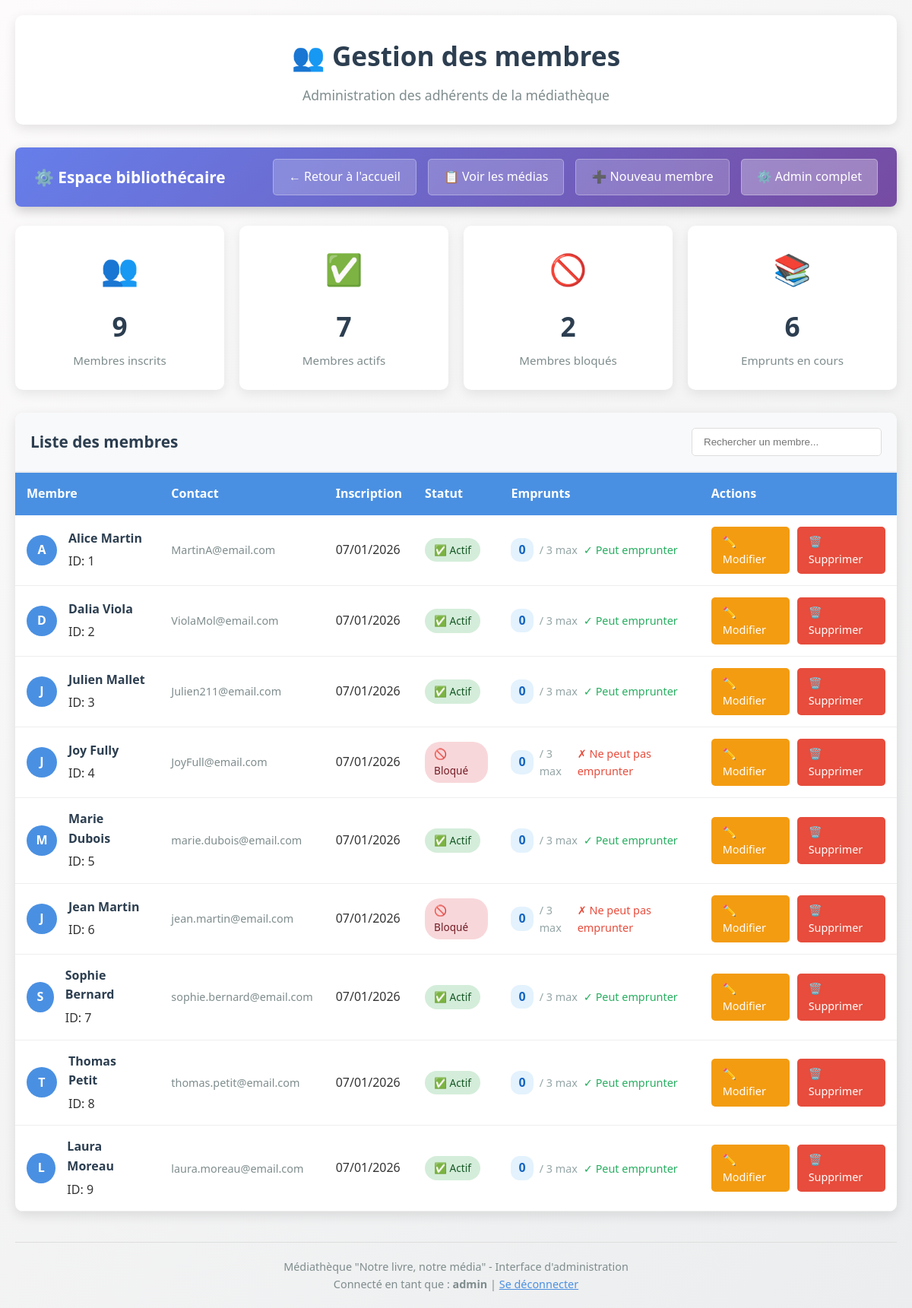
The page /bibliotheque/membres/ (signed in) on the database its author committed.
### bibliotheque/models.py (models this page shows, shortened)
class Membre(models.Model):
    nom = models.CharField(max_length=100, verbose_name="Nom complet")
    email = models.EmailField(unique=True, verbose_name="Adresse email")
    date_inscription = models.DateField(auto_now_add=True, verbose_name="Date d'inscription")
    bloque = models.BooleanField(default=False, verbose_name="Membre bloqué")
    class Meta:
        verbose_name = "Membre"
        verbose_name_plural = "Membres"
    def peut_emprunter(self):
        emprunts_actifs = self.emprunt_set.filter(date_retour__isnull=True)
        return not self.bloque and emprunts_actifs.count() < 3

### bibliotheque/views.py (the view)
# urls.py: path('membres/', views.liste_membres, name='liste_membres'),
@login_required
def liste_membres(request):
    if not request.user.is_staff:
        return redirect('liste_medias')
    membres = Membre.objects.all()
    total_membres = membres.count()
    membres_actifs = membres.filter(bloque=False).count()
    membres_bloques = membres.filter(bloque=True).count()
    emprunts_actifs = Emprunt.objects.filter(date_retour__isnull=True).count()
    return render(request, 'bibliotheque/liste_membres.html', {
        'membres': membres,
        'total_membres': total_membres,
        'membres_actifs': membres_actifs,
        'membres_bloques': membres_bloques,
        'emprunts_actifs': emprunts_actifs,
    })

### bibliotheque/templates/bibliotheque/liste_membres.html (shortened to what this page needs)
<!DOCTYPE html>
<html lang="fr">
<head>
</head>
<body>
    <div class="container">
        <header>
            <h1>👥 Gestion des membres</h1>
            <p class="subtitle">Administration des adhérents de la médiathèque</p>
        </header>
        <div class="admin-banner">
            <h2>⚙️ Espace bibliothécaire</h2>
            <div class="quick-actions">
                <a href="{% url 'accueil' %}" class="btn-action">← Retour à l'accueil</a>
                <a href="{% url 'liste_medias' %}" class="btn-action">📋 Voir les médias</a>
                <a href="/admin/bibliotheque/membre/add/" class="btn-action">➕ Nouveau membre</a>
                <a href="/admin/" class="btn-action" style="background: rgba(255, 255, 255, 0.3);">⚙️ Admin complet</a>
            </div>
        </div>
        <div class="stats-cards">
            <div class="stat-card">
                <div class="stat-icon">👥</div>
                <span class="stat-number">{{ total_membres|default:"0" }}</span>
                <span class="stat-label">Membres inscrits</span>
            </div>
            <div class="stat-card">
                <div class="stat-icon">✅</div>
                <span class="stat-number">{{ membres_actifs|default:"0" }}</span>
                <span class="stat-label">Membres actifs</span>
            </div>
            <div class="stat-card">
                <div class="stat-icon">🚫</div>
                <span class="stat-number">{{ membres_bloques|default:"0" }}</span>
                <span class="stat-label">Membres bloqués</span>
            </div>
            <div class="stat-card">
                <div class="stat-icon">📚</div>
                <span class="stat-number">{{ emprunts_actifs|default:"0" }}</span>
                <span class="stat-label">Emprunts en cours</span>
            </div>
        </div>
        <div class="members-table-container">
            <div class="table-header">
                <div class="table-title">Liste des membres</div>
                <input type="text" class="search-box" placeholder="Rechercher un membre..." id="searchInput">
            </div>
            {% if membres %}
            <table class="members-table">
                <thead>
                    <tr>
                        <th>Membre</th>
                        <th>Contact</th>
                        <th>Inscription</th>
                        <th>Statut</th>
                        <th>Emprunts</th>
                        <th>Actions</th>
                    </tr>
                </thead>
                <tbody id="membersTable">
                    {% for membre in membres %}
                    <tr class="member-row" data-name="{{ membre.nom|lower }}" data-email="{{ membre.email|lower }}">
                        <td>
                            <div style="display: flex; align-items: center; gap: 15px;">
                                <div class="member-avatar">
                                    {{ membre.nom|slice:":1"|upper }}
                                </div>
                                <div class="member-info">
                                    <h4>{{ membre.nom }}</h4>
                                    <div class="member-id">ID: {{ membre.id }}</div>
                                </div>
                            </div>
                        </td>
                        <td>
                            <div class="member-email">{{ membre.email }}</div>
                        </td>
                        <td>{{ membre.date_inscription|date:"d/m/Y" }}</td>
                        <td>
                            {% if membre.bloque %}
                            <span class="status-badge status-blocked">🚫 Bloqué</span>
                            {% else %}
                            <span class="status-badge status-active">✅ Actif</span>
                            {% endif %}
                        </td>
                        <td>
                            <div class="emprunt-status">
                                {% with emprunts_count=membre.emprunt_set.filter.date_retour__isnull.count|default:0 %}
                                <span class="emprunt-count">{{ emprunts_count }}</span>
                                <span class="emprunt-max">/ 3 max</span>
                                {% endwith %}
                                {% if membre.peut_emprunter %}
                                <span style="color: #27ae60; font-size: 0.9em;">✓ Peut emprunter</span>
                                {% else %}
                                <span style="color: #e74c3c; font-size: 0.9em;">✗ Ne peut pas emprunter</span>
                                {% endif %}
                            </div>
                        </td>
                        <td>
                            <div class="action-buttons">
                                <a href="/admin/bibliotheque/membre/{{ membre.id }}/change/" class="btn-edit">✏️ Modifier</a>
                                <a href="/admin/bibliotheque/membre/{{ membre.id }}/delete/" class="btn-delete" onclick="return confirm('Êtes-vous sûr de vouloir supprimer ce membre ?')">🗑️ Supprimer</a>
                            </div>
                        </td>
                    </tr>
                    {% endfor %}
                </tbody>
            </table>
            {% endif %}
        </div>
        <footer>
            <p>Médiathèque "Notre livre, notre média" - Interface d'administration</p>
            <p>Connecté en tant que : <strong>{{ user.username }}</strong> | <a href="/admin/logout/" style="color: #4a90e2;">Se déconnecter</a></p>
        </footer>
    </div>
</body>
</html>

### bibliotheque/templates/bibliotheque/liste_membres.html (style rules this page uses)
* { margin: 0; padding: 0; box-sizing: border-box; }
body { font-family: 'Segoe UI', Tahoma, Geneva, Verdana, sans-serif; line-height: 1.6; color: #333; background: linear-gradient(135deg, #fdfbfb 0%, #ebedee 100%); min-height: 100vh; padding: 20px; }
.container { max-width: 1200px; margin: 0 auto; }
header { background: white; border-radius: 10px; padding: 25px; margin-bottom: 30px; box-shadow: 0 5px 15px rgba(0,0,0,0.1); text-align: center; }
h1 { color: #2c3e50; font-size: 2.2em; margin-bottom: 10px; }
.subtitle { color: #7f8c8d; font-size: 1.1em; }
.admin-banner { background: linear-gradient(135deg, #667eea 0%, #764ba2 100%); color: white; padding: 15px 25px; border-radius: 8px; margin-bottom: 25px; display: flex; justify-content: space-between; align-items: center; box-shadow: 0 5px 15px rgba(0,0,0,0.2); }
.admin-banner h2 { font-size: 1.3em; display: flex; align-items: center; gap: 10px; }
.quick-actions { display: flex; gap: 15px; }
.btn-action { padding: 10px 20px; background: rgba(255, 255, 255, 0.2); color: white; text-decoration: none; border-radius: 5px; font-weight: 500; transition: all 0.3s ease; border: 1px solid rgba(255, 255, 255, 0.3); }
.stats-cards { display: grid; grid-template-columns: repeat(auto-fit, minmax(250px, 1fr)); gap: 20px; margin-bottom: 30px; }
.stat-card { background: white; border-radius: 10px; padding: 25px; box-shadow: 0 5px 15px rgba(0,0,0,0.08); text-align: center; transition: transform 0.3s ease; }
.stat-icon { font-size: 2.5em; margin-bottom: 15px; }
.stat-number { font-size: 2.2em; font-weight: bold; color: #2c3e50; display: block; margin-bottom: 5px; }
.stat-label { color: #7f8c8d; font-size: 0.95em; }
.members-table-container { background: white; border-radius: 10px; overflow: hidden; box-shadow: 0 5px 15px rgba(0,0,0,0.1); margin-bottom: 40px; }
.table-header { background: #f8f9fa; padding: 20px; border-bottom: 2px solid #e9ecef; display: flex; justify-content: space-between; align-items: center; }
.table-title { font-size: 1.3em; color: #2c3e50; font-weight: 600; }
.search-box { padding: 10px 15px; border: 1px solid #ddd; border-radius: 5px; width: 250px; }
.members-table { width: 100%; border-collapse: collapse; }
.members-table thead { background: #4a90e2; color: white; }
.members-table th { padding: 15px; text-align: left; font-weight: 600; }
.members-table tbody tr { border-bottom: 1px solid #eee; transition: background 0.3s ease; }
.members-table td { padding: 15px; vertical-align: middle; }
.member-avatar { width: 40px; height: 40px; background: #4a90e2; color: white; border-radius: 50%; display: flex; align-items: center; justify-content: center; font-weight: bold; }
.member-info h4 { color: #2c3e50; margin-bottom: 5px; }
.member-email { color: #7f8c8d; font-size: 0.9em; }
.status-badge { display: inline-block; padding: 5px 12px; border-radius: 20px; font-size: 0.85em; font-weight: 500; }
.status-active { background: #d4edda; color: #155724; }
.status-blocked { background: #f8d7da; color: #721c24; }
.emprunt-status { display: flex; align-items: center; gap: 8px; }
.emprunt-count { background: #e3f2fd; color: #1565c0; padding: 3px 10px; border-radius: 12px; font-weight: bold; }
.emprunt-max { color: #95a5a6; font-size: 0.9em; }
.action-buttons { display: flex; gap: 10px; }
.btn-edit { padding: 8px 15px; background: #f39c12; color: white; text-decoration: none; border-radius: 5px; font-size: 0.9em; transition: all 0.3s ease; }
.btn-delete { padding: 8px 15px; background: #e74c3c; color: white; text-decoration: none; border-radius: 5px; font-size: 0.9em; transition: all 0.3s ease; }
footer { text-align: center; margin-top: 40px; padding-top: 20px; border-top: 1px solid #ddd; color: #7f8c8d; font-size: 0.9em; }

### rows shown on the page
Membre: nom "A", nom "Alice Martin", id "1", email "MartinA@email.com", date_inscription "07/01/2026", shows "✅ Actif", emprunt_set.filter.date_retour__isnull "0", shows "✓ Peut emprunter"
Membre: nom "D", nom "Dalia Viola", id "2", email "ViolaMol@email.com", date_inscription "07/01/2026", shows "✅ Actif", emprunt_set.filter.date_retour__isnull "0", shows "✓ Peut emprunter"
Membre: nom "J", nom "Julien Mallet", id "3", email "Julien211@email.com", date_inscription "07/01/2026", shows "✅ Actif", emprunt_set.filter.date_retour__isnull "0", shows "✓ Peut emprunter"
Membre: nom "J", nom "Joy Fully", id "4", email "JoyFull@email.com", date_inscription "07/01/2026", bloque "🚫 Bloqué", emprunt_set.filter.date_retour__isnull "0"
Membre: nom "M", nom "Marie Dubois", id "5", email "marie.dubois@email.com", date_inscription "07/01/2026", shows "✅ Actif", emprunt_set.filter.date_retour__isnull "0", shows "✓ Peut emprunter"
Membre: nom "J", nom "Jean Martin", id "6", email "jean.martin@email.com", date_inscription "07/01/2026", bloque "🚫 Bloqué", emprunt_set.filter.date_retour__isnull "0"
Membre: nom "S", nom "Sophie Bernard", id "7", email "sophie.bernard@email.com", date_inscription "07/01/2026", shows "✅ Actif", emprunt_set.filter.date_retour__isnull "0", shows "✓ Peut emprunter"
Membre: nom "T", nom "Thomas Petit", id "8", email "thomas.petit@email.com", date_inscription "07/01/2026", shows "✅ Actif", emprunt_set.filter.date_retour__isnull "0", shows "✓ Peut emprunter"
Membre: nom "L", nom "Laura Moreau", id "9", email "laura.moreau@email.com", date_inscription "07/01/2026", shows "✅ Actif", emprunt_set.filter.date_retour__isnull "0", shows "✓ Peut emprunter"

### other values the page prints
{{ total_membres|default:"0" }} "9"
{{ membres_actifs|default:"0" }} "7"
{{ membres_bloques|default:"0" }} "2"
{{ emprunts_actifs|default:"0" }} "6"
{{ user.username }} "admin"
